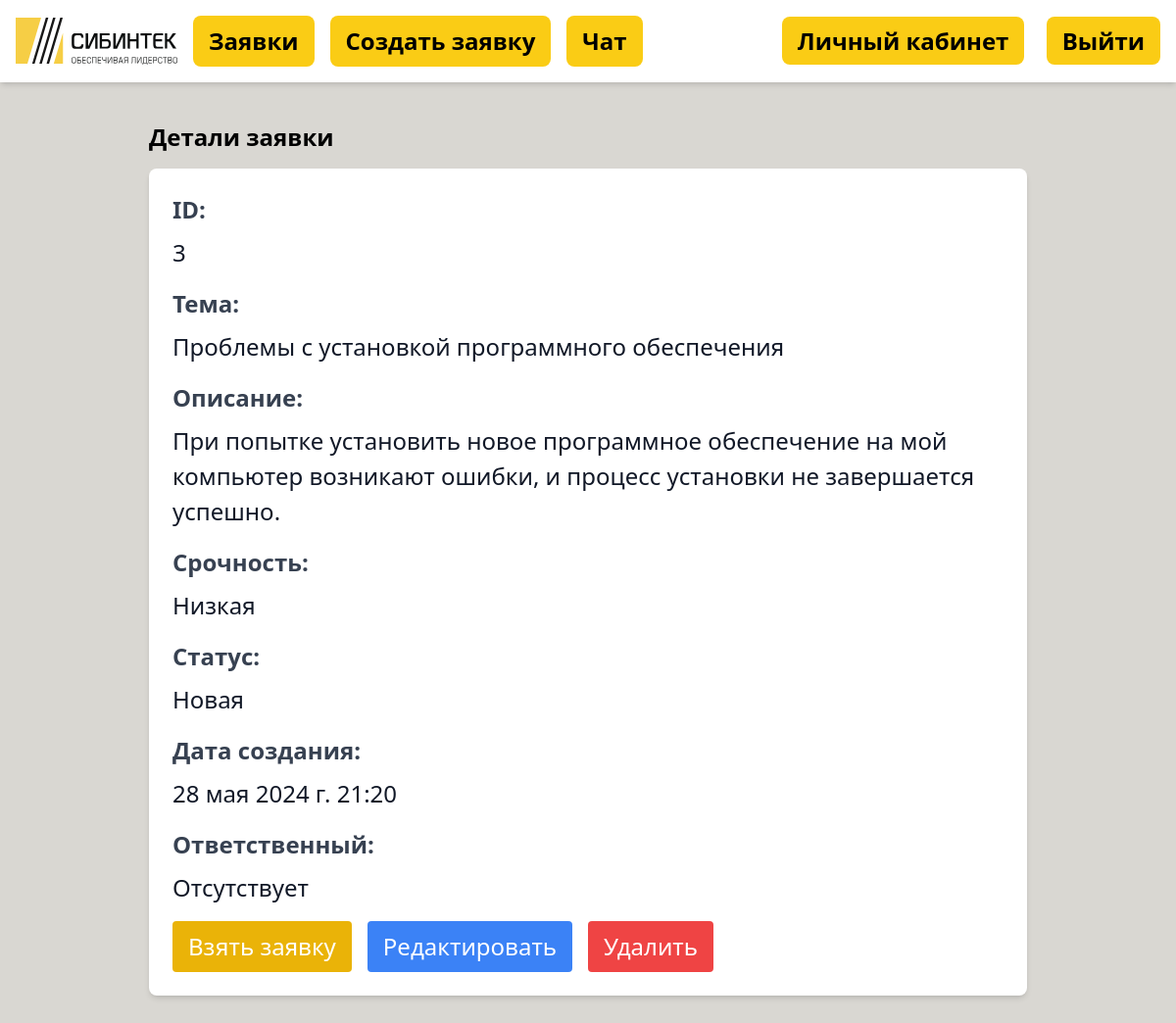
Before: /tickets/ticket/3/ (signed in) with the older database file.
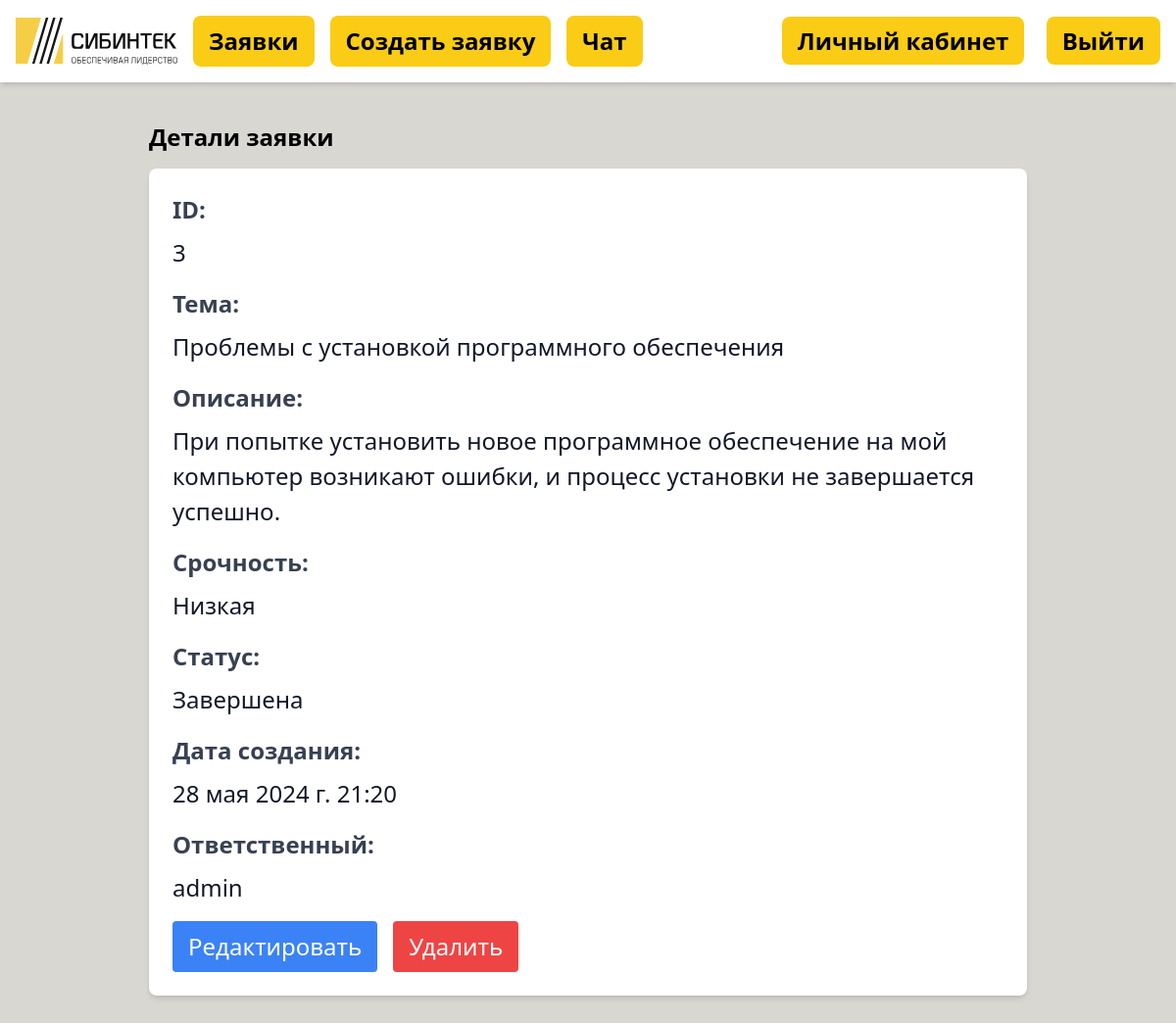
After: the same page with the newer database file.
### tickets/models.py (models this page shows, shortened)
class Ticket(models.Model):
    URGENCY_CHOICES = [
        ('Low', 'Низкая'),
        ('Medium', 'Средняя'),
        ('High', 'Высокая'),
    ]
    STATUS_CHOICES = [
        ('New', 'Новая'),
        ('In process', 'В процессе'),
        ('Done', 'Завершена'),
    ]
    user = models.ForeignKey(User, on_delete=models.CASCADE)
    responsible = models.ForeignKey(User, on_delete=models.SET_NULL, null=True, blank=True,
                                    related_name='responsible_tickets')
    subject = models.CharField(max_length=100)
    description = models.TextField()
    urgent = models.CharField(max_length=6, choices=URGENCY_CHOICES)
    status = models.CharField(max_length=20, choices=STATUS_CHOICES, default='New')
    created_at = models.DateTimeField(auto_now_add=True)
    def get_urgent_display(self):
        return dict(self.URGENCY_CHOICES).get(self.urgent, self.urgent)
    def get_status_display(self):
        return dict(self.STATUS_CHOICES).get(self.status, self.status)

### accounts/models.py (models this page shows)
class CustomUser(AbstractUser):
    company = models.CharField(max_length=100)
    phone = models.CharField(max_length=20)
    email = models.EmailField(unique=True)
    is_staff = models.BooleanField(default=False)

### tickets/views.py (the view)
# urls.py: path('ticket/<int:pk>/', TicketDetailView.as_view(), name='ticket_detail'),
class TicketDetailView(LoginRequiredMixin, DetailView):
    model = Ticket
    template_name = 'tickets/ticket_detail.html'
    context_object_name = 'ticket'
    def get_context_data(self, **kwargs):
        context = super().get_context_data(**kwargs)
        context['is_staff'] = self.request.user.is_staff
        return context

### tickets/templates/tickets/ticket_detail.html (shortened to what this page needs)
{% extends 'base.html' %}
{% block content %}
  <div class="max-w-4xl mx-auto py-10">
    <h1 class="text-2xl font-bold mb-4">Детали заявки</h1>
    <div class="bg-white shadow-md rounded-lg p-6">
      <div class="mb-4">
        <label class="block text-gray-700 font-bold mb-2">ID:</label>
        <p class="text-gray-900">{{ ticket.id }}</p>
      </div>
      <div class="mb-4">
        <label class="block text-gray-700 font-bold mb-2">Тема:</label>
        <p class="text-gray-900">{{ ticket.subject }}</p>
      </div>
      <div class="mb-4">
        <label class="block text-gray-700 font-bold mb-2">Описание:</label>
        <p class="text-gray-900">{{ ticket.description }}</p>
      </div>
      <div class="mb-4">
        <label class="block text-gray-700 font-bold mb-2">Срочность:</label>
        <p class="text-gray-900">{{ ticket.get_urgent_display }}</p>
      </div>
      <div class="mb-4">
        <label class="block text-gray-700 font-bold mb-2">Статус:</label>
        <p class="text-gray-900">{{ ticket.get_status_display }}</p>
      </div>
      <div class="mb-4">
        <label class="block text-gray-700 font-bold mb-2">Дата создания:</label>
        <p class="text-gray-900">{{ ticket.created_at }}</p>
      </div>
      <div class="mb-4">
        <label class="block text-gray-700 font-bold mb-2">Ответственный:</label>
        <p class="text-gray-900">
          {% if ticket.responsible %}
            {{ ticket.responsible }}
          {% else %}
            Отсутствует
          {% endif %}
        </p>
      </div>
      <div class="flex space-x-4">
        {% if is_staff and not ticket.responsible %}
            <form action="{% url 'take_ticket' ticket.pk %}" method="post">
              <button type="submit" class="bg-yellow-500 text-white px-4 py-2 rounded hover:bg-yellow-700">Взять заявку</button>
            </form>
        {% endif %}
        <a href="{% url 'ticket_update' ticket.id %}" class="bg-blue-500 text-white px-4 py-2 rounded hover:bg-blue-700">Редактировать</a>
        <a href="{% url 'ticket_delete' ticket.id %}" class="bg-red-500 text-white px-4 py-2 rounded hover:bg-red-700">Удалить</a>
      </div>
    </div>
  </div>
{% endblock %}

Changed rows visible on the page:
changed Ticket "Проблемы с установкой программного обеспечения": status "Новая" → "Завершена"; responsible (not shown) → "admin"; responsible_id empty → 1 (drawn)
Other visible differences:
text no longer shown: "Отсутствует Взять заявку"
